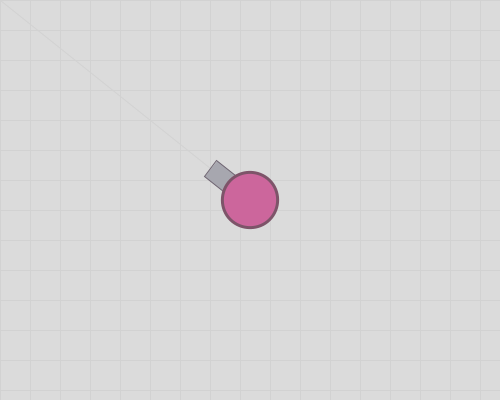
Frame 1 (no input)
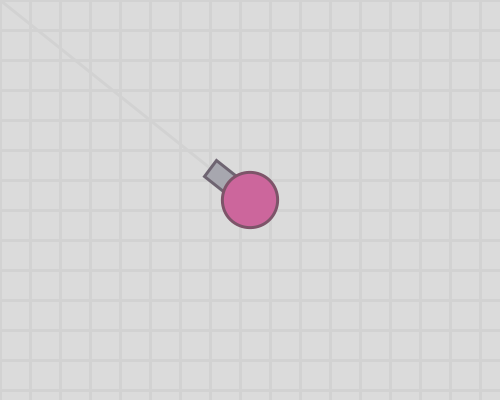
Frame 60 (the mouse pressed at the canvas centre just before this capture)
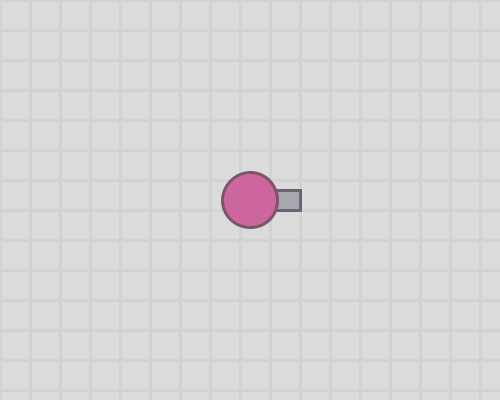
Frame 120 (the mouse held since frame 60 and released just before this capture)

The Processing sketch that drew these frames (run headless with seeded random() and noise(); from frame 60 on, the mouse is pressed at the canvas centre):

// Processing sketch: week07_4_arras04_background_for_line_line_void_keyPressed_keyCo
// ── week07_4_arras04_background_for_line_line_void_keyPressed_keyCo.pde
//week07_4_arras04_background_for_line_line_void_keyPressed_keyCode
void setup(){
  size(500,400);
  
}
void keyPressed(){
  if(keyCode==RIGHT)x += 1;
  if(keyCode==LEFT)x -= 1;
  if(keyCode==UP)y -= 1;
  if(keyCode==DOWN)y += 1;
}
float x=250,y=200;
void draw(){
  background(219);
  stroke(210);//灰底的線
  //stroke(211,180,196);//紅底的線
  for(int i=0;i<30;i++){
    line(0,i*30,500,i*30);
    line(i*30,500,i*30,0);
  }
  float dx=mouseX-x,dy=mouseY-y;
  float a=atan2(dy,dx);
  line(x,y,mouseX,mouseY);//cos()算出x的方向sin()算出y的方向
  mytank(x,y,a);
 
  
}
void mytank(float x,float y,float a){
  translate(x,y);
  rotate(a);
  
  fill(167,167,175);
  stroke(110,100,113);
  rect(20,-10,30,20);//砲管
  
  fill(204,102,156);
  stroke(125,84,105);
  strokeWeight(3);
  ellipse(0,0,55,55);//圓形本體
  
}
